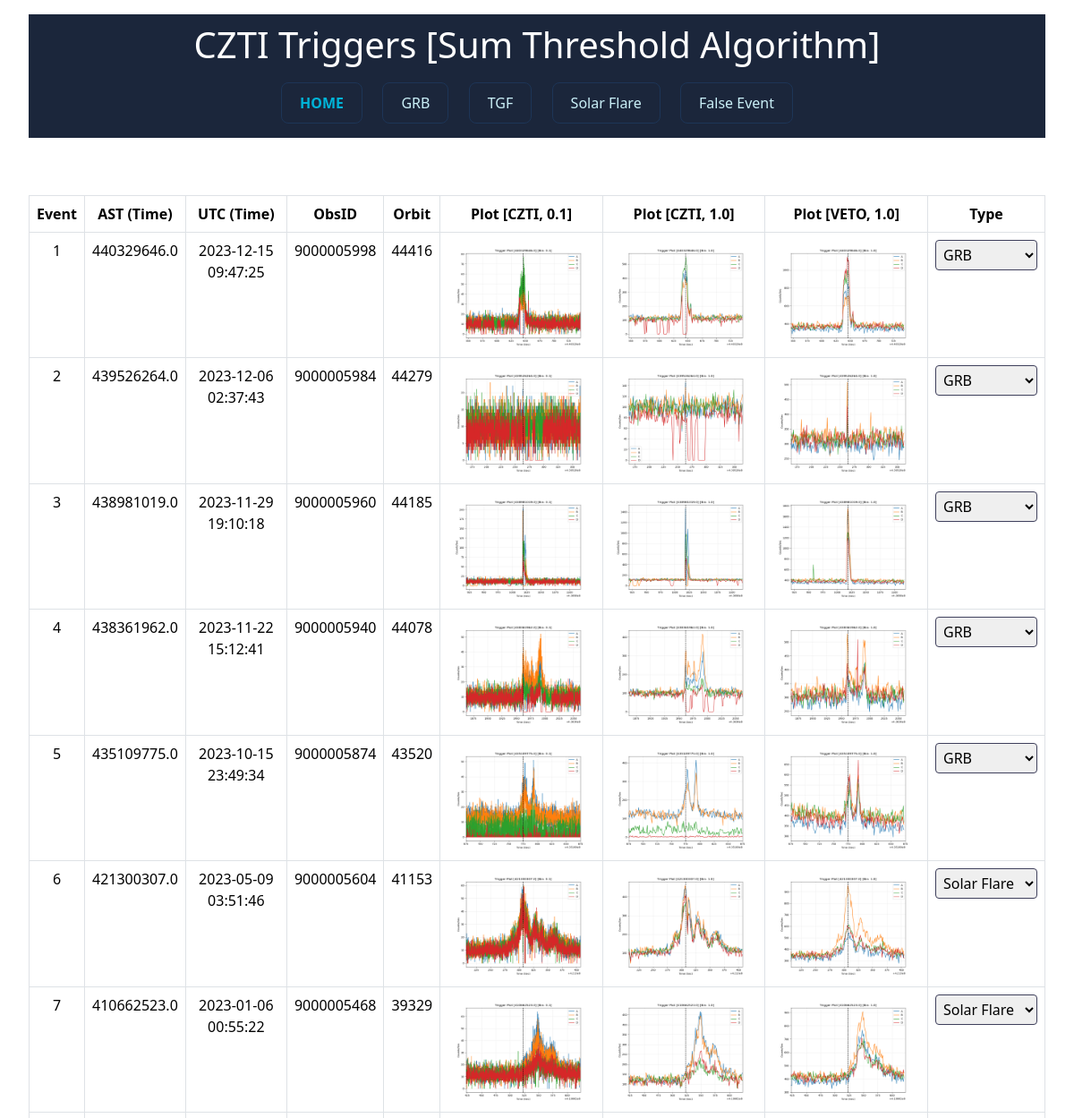
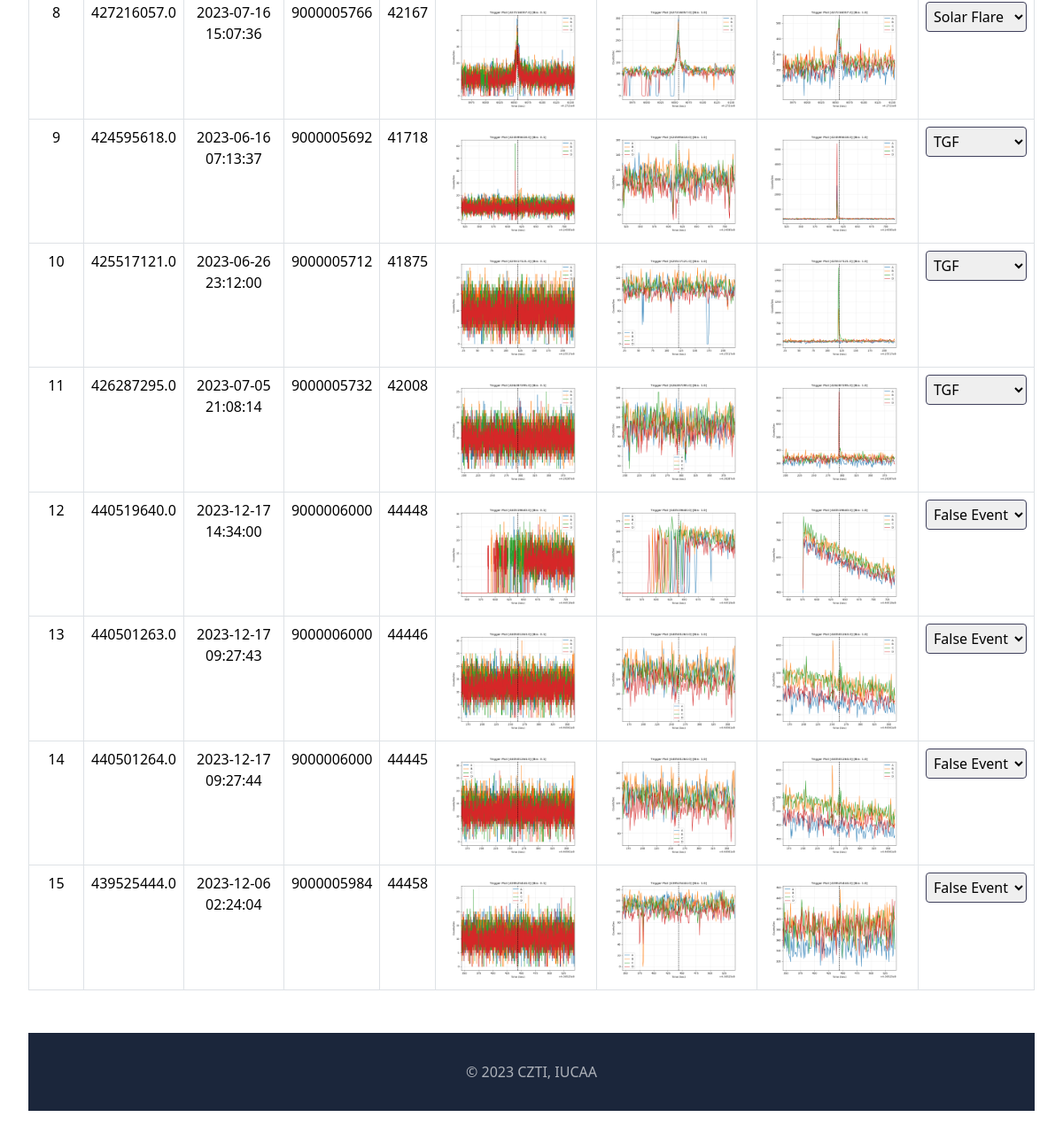
The page / on the database its author committed (2 pictures, top to bottom).
### tables this page shows
CREATE TABLE events (event_id INTEGER PRIMARY KEY AUTOINCREMENT, event_obsid TEXT, event_orbit TEXT, event_ast TEXT, event_utc TEXT, event_type TEXT);

### app.py (the view)
@app.route("/", methods=['GET', 'POST'])
def hello_czti():
    if request.method == 'POST':
        event_id = request.form['event_id']
        event_type = request.form['event_type']
        update_event_type(event_id, event_type)
    rows = getdatadb()
    return render_template('index.html', elem=rows)

### app.py (called while the page is built)
def getdatadb():
    conn = sqlite3.connect(DATABASE)
    cursor = conn.cursor()
    query = "SELECT * FROM events;"
    cursor.execute(query)
    dbrow = cursor.fetchall()
    columns = [desc[0] for desc in cursor.description]
    rowdata = []
    for row in dbrow:
        row_dict = dict(zip(columns, row))
        rowdata.append(row_dict)
    cursor.close()
    conn.close()
    return rowdata

### templates/index.html (shortened to what this page needs)
<!DOCTYPE html>
<html lang="en">
<head>
    <link href="https://cdn.jsdelivr.net/npm/bootstrap@5.3.2/dist/css/bootstrap.min.css" rel="stylesheet">
</head>
<body>
    <nav>
        <h1>CZTI Triggers [Sum Threshold Algorithm]</h1>
        <div class="info-section">
            <a href="{{ url_for('hello_czti') }}" class="button home-button">HOME</a>
            <a href="{{ url_for('grb_page') }}" class="button">GRB</a>
            <a href="{{ url_for('tgf_page') }}" class="button">TGF</a>
            <a href="{{ url_for('solar_page') }}" class="button">Solar Flare</a>
            <a href="{{ url_for('false_page') }}" class="button">False Event</a>
        </div>
    </nav>
    <div class="table-responsive">
        <table class="table table-hover table-bordered">
            <thead>
                <tr>
                    <th>Event</th>
                    <th>AST (Time)</th>
                    <th>UTC (Time)</th>
                    <th>ObsID</th>
                    <th>Orbit</th>
                    <th>Plot [CZTI, 0.1]</th>
                    <th>Plot [CZTI, 1.0]</th>
                    <th>Plot [VETO, 1.0]</th>
                    <th>Type</th>
                </tr>
            </thead>
            <tbody>
                {% for val in elem %}
                    <tr>
                        <td>{{val['event_id']}}</td>
                        <td>{{val['event_ast']}}</td>
                        <td>{{val['event_utc']}}</td>
                        <td>{{val['event_obsid'][20:30]}}</td>
                        <td>{{val['event_orbit']}}</td>
                        <td><img src="static/{{val['event_ast']}}/{{val['event_ast']}}_0.1_CZTI.png"></td>
                        <td><img src="static/{{val['event_ast']}}/{{val['event_ast']}}_1.0_CZTI.png"></td>
                        <td><img src="static/{{val['event_ast']}}/{{val['event_ast']}}_1.0_VETO.png"></td>
                        <td>
                            <form method="POST" action="{{ url_for('hello_czti') }}">
                                <select name="event_type" onchange="this.form.submit()">
                                    <option value="GRB" {% if val['event_type'] == 'GRB' %}selected{% endif %}>GRB</option>
                                    <option value="TGF" {% if val['event_type'] == 'TGF' %}selected{% endif %}>TGF</option>
                                    <option value="Solar Flare" {% if val['event_type'] == 'Solar Flare' %}selected{% endif %}>Solar Flare</option>
                                    <option value="False Event" {% if val['event_type'] == 'False Event' %}selected{% endif %}>False Event</option>
                                </select>
                            </form>
                        </td>
                    </tr>
                {% endfor %}
            </tbody>
        </table>
    </div>
    <footer>
        <p>&copy; 2023 CZTI, IUCAA</p>
    </footer>
</body>
</html>

### templates/index.html (style rules this page uses)
h1 { text-align: center; padding: 34px; }
nav { margin: 16px 32px 64px 32px; background-color: #1b263b; color: white; }
h1 { text-align: center; padding: 10px 32px 2px 32px; margin: 0; }
.info-section { display: flex; padding: 16px; margin: 0px 256px 0px 256px; justify-content: space-between; }
.button { padding: 10px 20px; margin: 0 10px; text-decoration: none; color: #caf0f8; background-color: #1b263b; border: 1px solid #1d3557; border-radius: 8px; cursor: pointer; transition: background-color 0.3s ease; }
.home-button { font-weight: bold; color: #00b4d8; }
.table-responsive { margin: 16px 32px 32px 32px; text-align: center; }
.table-responsive img { width: 100%; }
td:nth-child(6), td:nth-child(7), td:nth-child(8) { width: 16%; white-space: nowrap; }
select { padding: 4px; color: black; border: 1px solid #3F405C; border-radius: 4px; cursor: pointer; }
option { background-color: #1b263b; color: #fff; }
footer { padding: 32px; margin: 32px 32px 16px 32px; color: rgba(255, 255, 255, 0.644); text-align: center; background-color: #1b263b; }
footer p { margin: 0; }

### rows shown on the page
events: event_id "1", event_ast "440329646.0", event_utc "2023-12-15 09:47:25", event_obsid "9000005998", event_orbit "44416", event_ast (picture), event_type "GRB"
events: event_id "2", event_ast "439526264.0", event_utc "2023-12-06 02:37:43", event_obsid "9000005984", event_orbit "44279", event_ast (picture), event_type "GRB"
events: event_id "3", event_ast "438981019.0", event_utc "2023-11-29 19:10:18", event_obsid "9000005960", event_orbit "44185", event_ast (picture), event_type "GRB"
events: event_id "4", event_ast "438361962.0", event_utc "2023-11-22 15:12:41", event_obsid "9000005940", event_orbit "44078", event_ast (picture), event_type "GRB"
events: event_id "5", event_ast "435109775.0", event_utc "2023-10-15 23:49:34", event_obsid "9000005874", event_orbit "43520", event_ast (picture), event_type "GRB"
events: event_id "6", event_ast "421300307.0", event_utc "2023-05-09 03:51:46", event_obsid "9000005604", event_orbit "41153", event_ast (picture), event_type "Solar Flare"
events: event_id "7", event_ast "410662523.0", event_utc "2023-01-06 00:55:22", event_obsid "9000005468", event_orbit "39329", event_ast (picture), event_type "Solar Flare"
events: event_id "8", event_ast "427216057.0", event_utc "2023-07-16 15:07:36", event_obsid "9000005766", event_orbit "42167", event_ast (picture), event_type "Solar Flare"
events: event_id "9", event_ast "424595618.0", event_utc "2023-06-16 07:13:37", event_obsid "9000005692", event_orbit "41718", event_ast (picture), event_type "TGF"
events: event_id "10", event_ast "425517121.0", event_utc "2023-06-26 23:12:00", event_obsid "9000005712", event_orbit "41875", event_ast (picture), event_type "TGF"
events: event_id "11", event_ast "426287295.0", event_utc "2023-07-05 21:08:14", event_obsid "9000005732", event_orbit "42008", event_ast (picture), event_type "TGF"
events: event_id "12", event_ast "440519640.0", event_utc "2023-12-17 14:34:00", event_obsid "9000006000", event_orbit "44448", event_ast (picture), event_type "False Event"
events: event_id "13", event_ast "440501263.0", event_utc "2023-12-17 09:27:43", event_obsid "9000006000", event_orbit "44446", event_ast (picture), event_type "False Event"
events: event_id "14", event_ast "440501264.0", event_utc "2023-12-17 09:27:44", event_obsid "9000006000", event_orbit "44445", event_ast (picture), event_type "False Event"
events: event_id "15", event_ast "439525444.0", event_utc "2023-12-06 02:24:04", event_obsid "9000005984", event_orbit "44458", event_ast (picture), event_type "False Event"
